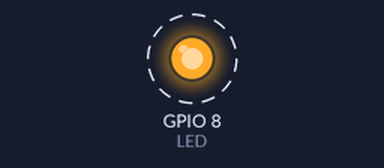
Bench run of a sketch on a simulated ESP32-S3. Parts: output pins drawn as LEDs (lit = HIGH). Dashed ring = blinking. What the sketch prints to the serial monitor is not drawn.

Above: at 0.5 s.
Timing chart, 0 to 4.6 s (numbered marks = the images above):
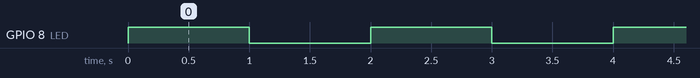

The sketch:

PROVA_SERIE.ino
```cpp
#include <Arduino.h>

#define LED 8 // LED_BUILTIN for ESP32C Super Mini

void setup() {
  Serial.begin(115200);

  // Set pin mode
  pinMode(LED,OUTPUT);
  Serial.println("setup: Led set to Output");
}

void loop() {
  digitalWrite(LED,HIGH);
  delay(1000);
  Serial.println("loop: Led set HIGH");

  digitalWrite(LED,LOW);
  delay(1000);
  Serial.println("loop: Led set LOW");
}
```

Measured:
- by itself, GPIO 8 (LED): alternates HIGH for 1.0 s and LOW for 1.0 s
